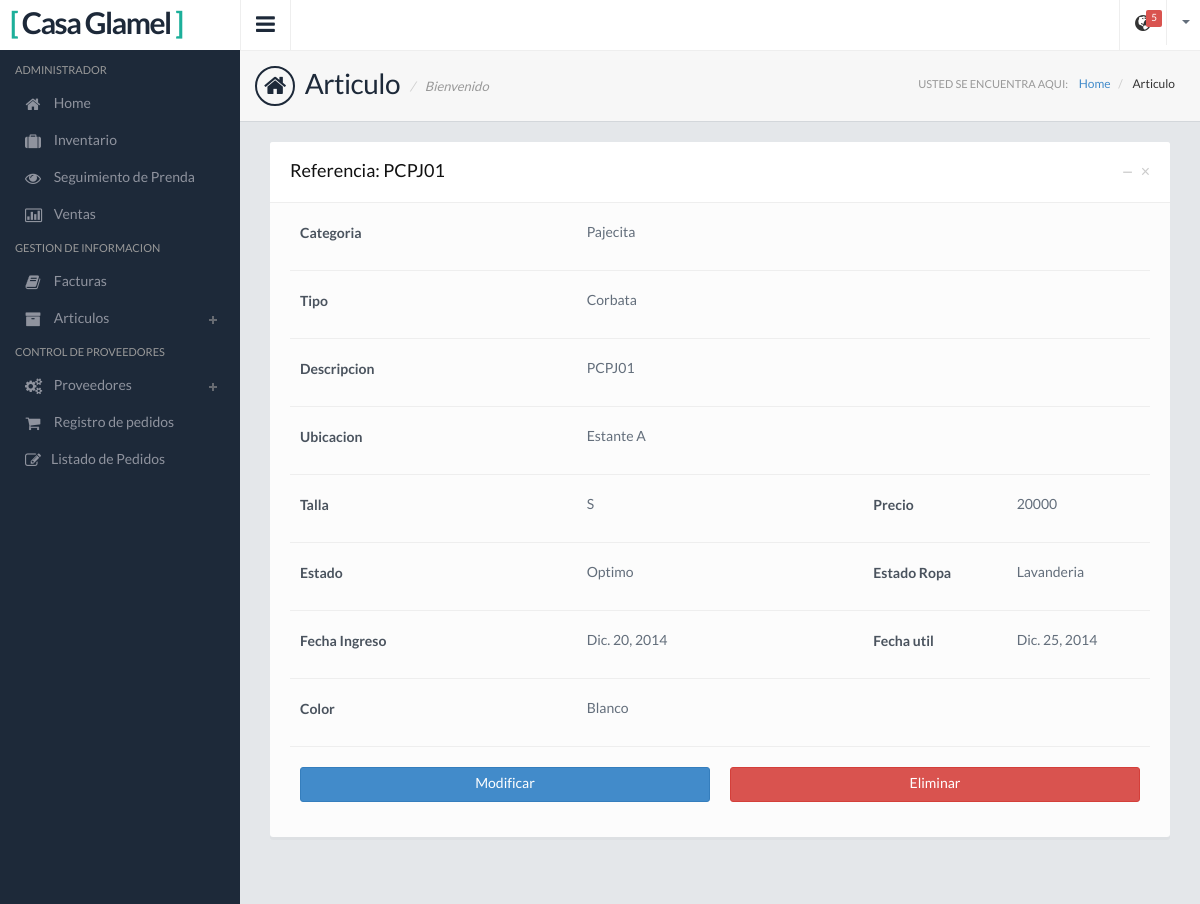
Screenshot of /Articulo-Detail/1/ with the database file from the repository.
### Apps/Inventario/models.py (models this page shows, shortened)
class Articulo(models.Model):
    categoria_idcategoria = models.ForeignKey(Categoria)
    nombre_tipo = models.ForeignKey(Tipo)
    nombre_estado = models.ForeignKey(Estado)
    nombre_estado_ropa = models.ForeignKey(Estado_Ropa)
    color = models.ForeignKey(Color)
    nuevo = models.BooleanField(default=False)
    referencia = models.CharField(max_length=45)
    descripcion = models.CharField(max_length=100)
    fechaingreso = models.DateField()
    fechautil = models.DateField()
    precio_original = models.IntegerField()
    precio = models.IntegerField()
    ubicacion = models.CharField(max_length=45)
    talla = models.ForeignKey(Talla)

class Categoria(models.Model):
    famila_idfamilia = models.ForeignKey(Familia)
    nombre = models.CharField(max_length=45)
    descripcion = models.CharField(max_length=100)
    visible = models.BooleanField(default=True)
    def __str__(self):
        return self.nombre

class Tipo(models.Model):
    nombre_tipo = models.CharField(max_length=50)
    def __str__(self):
        return self.nombre_tipo

class Talla (models.Model):
    talla = models.CharField(max_length=2)
    def __str__(self):
        return self.talla

class Estado(models.Model):
    nombre_estado = models.CharField(max_length=50)
    def __str__(self):
        return self.nombre_estado

class Estado_Ropa(models.Model):
    nombre_estado_ropa = models.CharField(max_length=50)
    def __str__(self):
        return self.nombre_estado_ropa

class Color(models.Model):
    color = models.CharField(max_length=50)
    def __str__(self):
        return self.color

### Apps/Inventario/views.py (the view)
# urls.py: url(r'^Articulo-Detail/(?P<pk>[0-9]+)/$', Articulo_Detail.as_view(), name='Articulo_Detail'),
class Articulo_Detail(LoginRequiredMixin,SuperuserRequiredMixin,DetailView):
    model = Articulo
    login_url = '/'
    context_object_name = 'articulo'
    template_name = u'ModuloAdmin/InventarioTemplate/Articulo/articulo_detail.html'

### templates/ModuloAdmin/InventarioTemplate/Articulo/articulo_detail.html (shortened to what this page needs)
{% extends "base.html" %}
{% load static from staticfiles %}
{% block page %} Articulo {% endblock %}
{% block page2 %} Articulo {% endblock %}
{% block contenido%}
        <div class="col-sm-12">
          <div class="panel">
            <div class="panel-heading">
              <div class="panel-btns">
                <a href="#" class="panel-close">&times;</a>
                <a href="#" class="minimize">&minus;</a>
              </div>
              <h3 class="panel-title">Referencia: {{ articulo.referencia }}</h3>
            </div>
            <div class="panel-body">
                <div class="form-group">
                  <label class="col-sm-4"><strong>Categoria</strong></label>
                  <div class="col-sm-8">
                        {{ articulo.categoria_idcategoria }}
                  </div>
                </div><hr>
                <div class="form-group">
                  <label class="col-sm-4"><strong>Tipo</strong></label>
                  <div class="col-sm-8">
                        {{ articulo.nombre_tipo }}
                  </div>
                </div><hr>
                <div class="form-group">
                  <label class="col-sm-4"><strong>Descripcion</strong></label>
                  <div class="col-sm-8">
                        {{ articulo.descripcion }}
                  </div>
                </div><hr>
                <div class="form-group">
                  <label class="col-sm-4"><strong>Ubicacion</strong></label>
                  <div class="col-sm-4">
                        {{ articulo.ubicacion }}
                  </div>
                </div><hr>
                <div class="form-group">
                  <label class="col-sm-4"><strong>Talla</strong></label>
                  <div class="col-sm-4">
                        {{ articulo.talla }}
                  </div>
                  <label class="col-sm-2"><strong>Precio</strong></label>
                  <div class="col-sm-2">
                        {{ articulo.precio }}
                  </div>
                </div><hr>
                <div class="form-group">
                  <label class="col-sm-4"><strong>Estado</strong></label>
                  <div class="col-sm-4">
                        {{ articulo.nombre_estado }}
                  </div>
                    <label class="col-sm-2"><strong>Estado Ropa</strong></label>
                  <div class="col-sm-2">
                        {{ articulo.nombre_estado_ropa }}
                  </div>
                </div><hr>
                <div class="form-group">
                  <label class="col-sm-4"><strong>Fecha Ingreso</strong></label>
                  <div class="col-sm-4">
                        {{ articulo.fechaingreso }}
                  </div>
                  <label class="col-sm-2"><strong>Fecha util</strong></label>
                  <div class="col-sm-2">
                        {{ articulo.fechautil }}
                  </div>
                </div><hr>
                <div class="form-group">
                  <label class="col-sm-4"><strong>Color</strong></label>
                  <div class="col-sm-4">
                        {{ articulo.color }}
                  </div>
                </div><hr>
                <div class="form-group">
                    <div class="col-sm-6">
                      <a href="{% url 'Inventario:Articulo_Modificar' articulo.pk %}" class="btn btn-primary btn-block">Modificar</a>
                    </div>
                    <div class="col-sm-6">
                      <a href="{% url 'Inventario:Articulo_Eliminar' articulo.pk %}" class="btn btn-danger btn-block">Eliminar</a>
                    </div>
                </div>
            </div>
          </div>
        </div>
{% endblock %}

### static/css/style.default.css (style rules this page uses)
body { background: #1d2939; font-family: 'LatoRegular', 'Lucida Grande', 'Lucida Sans Unicode', Helvetica, sans-serif !important; line-height: 21px; color: #636e7b; overflow: hidden; }
h1,h2,h3,h4,h5 { font-family: 'LatoRegular', 'Lucida Grande', 'Lucida Sans Unicode', Helvetica, sans-serif; }
strong { font-family: 'LatoBold'; font-weight: normal; }

### rows the page displays
Articulo: referencia "PCPJ01", categoria_idcategoria "Pajecita", nombre_tipo "Corbata", descripcion "PCPJ01", ubicacion "Estante A", talla "S", precio "20000", nombre_estado "Optimo", nombre_estado_ropa "Lavanderia", fechaingreso "Dic. 20, 2014", fechautil "Dic. 25, 2014", color "Blanco"
